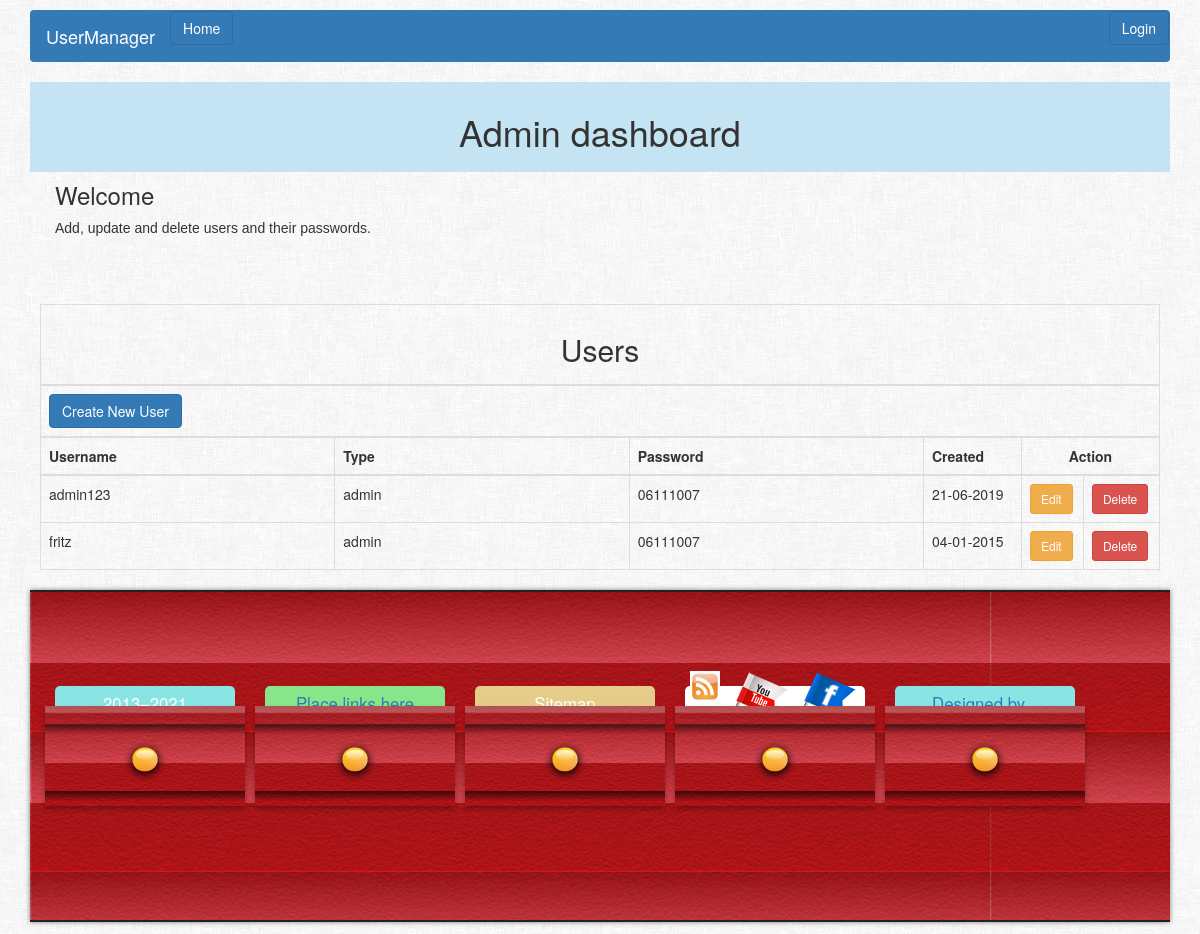
Before: /dashboard.php (signed in) with the older database file.
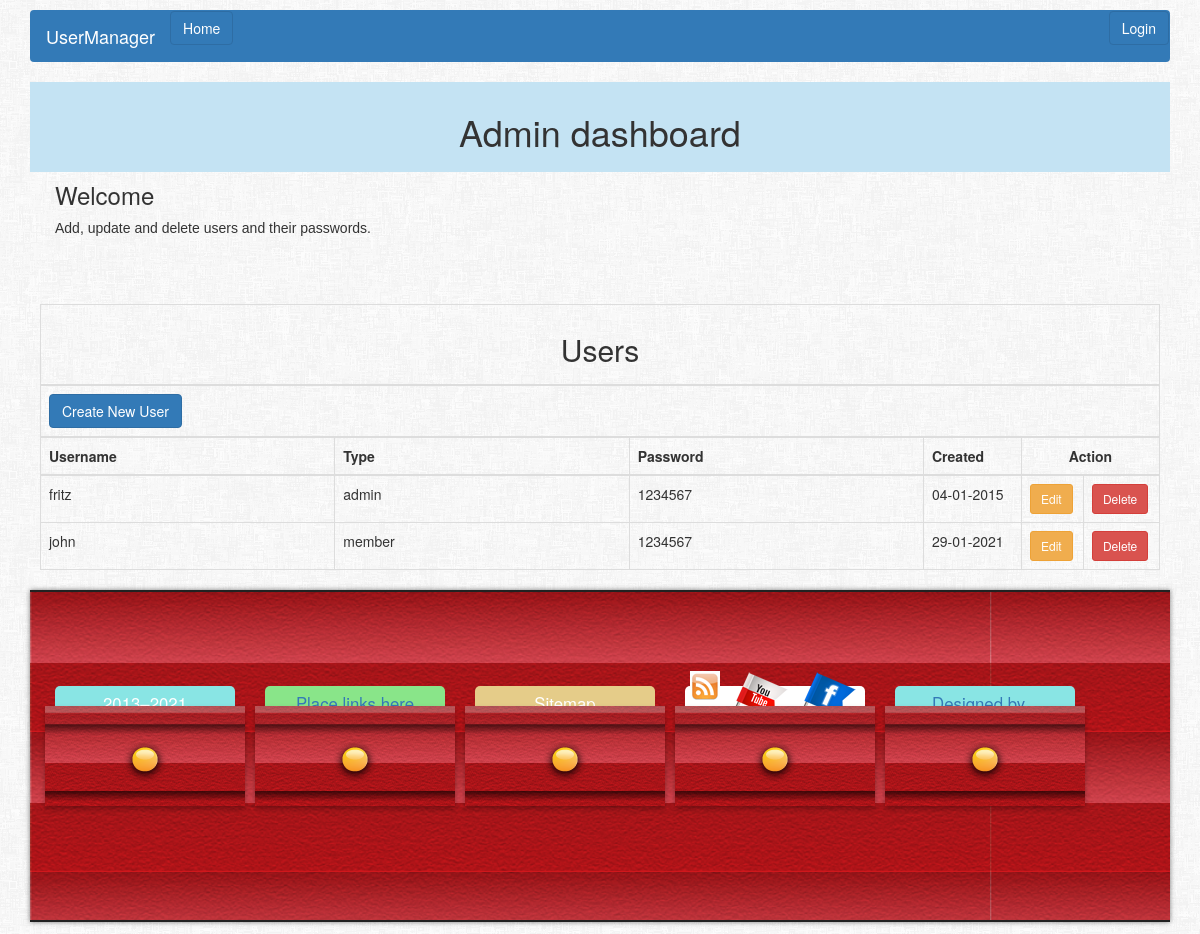
After: the same page with the newer database file.
### tables this page shows
CREATE TABLE `users` (
  `users_id` int(10) UNSIGNED NOT NULL,
  `users_type` enum('member','admin') NOT NULL,
  `users_username` varchar(15) NOT NULL,
  `users_pass` blob NOT NULL,
  `users_updated` timestamp NOT NULL DEFAULT CURRENT_TIMESTAMP ON UPDATE CURRENT_TIMESTAMP,
  `users_created` timestamp NOT NULL DEFAULT '0000-00-00 00:00:00'
);

### includes/DB_Adapter.php (called while the page is built, shortened)
<?php
require_once('settings.php');
 class DB_Adapter
 {
     protected $settings;
    public function __construct()
    {
        $classThatCalled = get_class($this);
        $settingsClass = new Settings();
        $this->settings = $settingsClass;
        $credentials = $this->settings->getSettings()['DBcredentials'];
    }
    protected function connect()
    {
        $credentials = $this->settings->getSettings()['DBcredentials'];
        $conn = new mysqli($credentials['host'], $credentials['username'], $credentials['pwd'], $credentials['db']);
        return $conn;
    }
     public function loadORM($model)
     {
         $table = $model->getTable();
         $db = $this->connect();
         $query = 'DESCRIBE '.strtolower($table);
         $result = $db->query($query);
         if ((isset($result->num_rows)) && ($result->num_rows > 0))
         {
             $results = array();
             while ($row = $result->fetch_assoc())
             {
                 $results[] = $row;
             }
             $columns = $results;
             if (is_array($columns)) {
                 foreach ($columns as $column) {
                     if (preg_match('/int/', $column['Type'])) {
                         $val = 'i';
                     }
                     if (preg_match('/varchar/', $column['Type'])) {
                         $val = 's';
                     }
                     if (preg_match('/timestamp/', $column['Type'])) {
                         $val = 's';
                     }
                     if (preg_match('/enum/', $column['Type'])) {
                         $val = 's';
                     }
                     if (preg_match('/blob/', $column['Type'])) {
                         $val = 's';
                     }
                 }
             }
         }
         else {
             if ((isset($result->affected_rows)) && ($result->affected_rows > 0)) {
                 return true;
             }
         }
         return false;
     }
     public function getTable()
     {
         return lcfirst(get_class($this));
     }
     public function query($query)
     {
         $db = $this->connect();
         $res = $db->query($query);
         if ((isset($res->num_rows)) && ($res->num_rows > 0))
         {
             $results = array();
             while ($row = $res->fetch_assoc())
             {
                 $results[] = $row;
             }
             return $results;
         }
         return false;
     }
  }

### includes/settings.php (called while the page is built)
<?php
	class settings
	{
		public function getSettings()
		{
			return [
				'DBcredentials' => [
					'username' => 'partyman',
					'pwd' => 'party123',
					'db' => 'user_manager',
					'host' => 'localhost',
					'connectionType' => 'mysqli',
					'key' => 'takeThisWith@PinchOfSalt'
				],
			];
		}
	}

### includes/Users.php (called while the page is built, shortened)
<?php
require_once('DB_Adapter.php');
require_once('settings.php');
    class Users extends DB_Adapter
    {
        public function __construct()
        {
            $columns = $this->loadORM($this);
        }
        public function getAllUsers()
        {
            $key = $this->settings->getSettings()['DBcredentials']['key'];
            $sql = "SELECT users_id, users_type, users_username, AES_DECRYPT(users_pass, '$key') AS pass, users_created FROM users";
            $users = $this->query($sql);
            if ($users)
            {
                return $users;
            }
        }
    }

### includes/DateConversion.php (called while the page is built, shortened)
<?php
class DateConversion {
	public static function YYYYMMDDtoDDMMYYYY($date) {
		return date('d-m-Y', strtotime(str_replace('/', '-', $date)));
	}
}

### dashboard.php (the view, shortened to what this page needs)
<?php
require_once('./includes/Users.php');
require_once('./includes/DateConversion.php');
$userClass = new Users();
$users = $userClass->getAllUsers();
$dateClass = new DateConversion();
?>
<!DOCTYPE HTML>
<html lang="en-gb">
<head>
	<link rel="stylesheet" href="css/style.css" type="text/css">
	<link href="css/bootstrap.min.css" rel="stylesheet" type="text/css">
</head>
<body>
<div id="mainwrapper" class="container">
	<section id="header">
		<?php include_once("includes/header.inc.php"); ?>
	</section>
	<div id="dataContent">
		<h1>Admin dashboard</h1>
		<div class="col-sm-12">
			<article class="account-content">
				<h3>Welcome <span><?= $_SESSION['username'] ?></span></h3>
				<p>Add, update and delete users and their passwords.</p>
				<div class="icon-nav row">
					<table class="table table-bordered table-responsive">
						<thead>
							<tr><td colspan="6" class="tableHead"><h2>Users</h2></td></tr>
							<tr><td colspan="6"><a href="/userManager/createUser.php" class="btn btn-primary btn-md">Create New User</a></td></tr>
							<tr>
								<th class="col-xs-3">Username</th>
								<th class="col-xs-3">Type</th>
								<th class="col-xs-3">Password</th>
								<th class="col-xs-1">Created</th>
								<th class="col-xs-1 tableHead" colspan="2">Action</th>
							</tr>
						</thead>
						<tbody>
						<?php if(!empty($users)) {
							foreach ($users as $user) { ?>
							<tr>
								<td><?=$user['users_username']?></td>
								<td><?=$user['users_type']?></td>
								<td><?=$user['pass']?></td>
								<td><?=$dateClass->YYYYMMDDtoDDMMYYYY($user['users_created'])?></td>
								<td><a href="/userManager/createUser.php?ed=1&uid=<?=$user['users_id']?>"><button  class="btn btn-warning btn-sm">Edit</button></a></td>
								<td><button <?=$user['users_id'] == $_SESSION['custo_id']? "disabled title='You ADMIN and cannot delete yourself from here'" : '' ?> onClick="return confirm('Are you sure you wish to delete this user? This action cannot be undone')" href="./includes/adminController.php?delu=<?=$user['users_id']?>" class="btn btn-danger btn-sm">Delete</button></td>
							</tr>
						<?php }
							} ?>
						</tbody>
					</table>
				</div>
			</article>
		</div>
	</div>
	<article id="footer">
		<?php include_once("includes/footer.inc.php"); ?>
	</article>
</div>
</body>
</html>

### includes/header.inc.php
<nav class="navbar navbar-expand-lg navbar-dark bg-primary">
    <a class="navbar-brand" href="index.php">UserManager</a>
    <a href="index.php" type="button" class="btn btn-primary">Home</a>
    <?php if (isset($_SESSION['authenticated'])) { ?>
        <a href="/userManager/dashboard.php" type="button" class="btn btn-primary pull-right">Dashboard</a>
        <a href="/userManager/includes/adminController.php?lg=x" type="button" class="btn btn-primary pull-right">Logout</a>
    <?php } else { ?>
        <a href="/userManager/login.php" type="button" class="btn btn-primary pull-right">Login</a>
    <?php } ?>
</nav>

### includes/footer.inc.php
<footer class="col-md-12">
	<div id="sectionContainer">
			<section class="col-md-12 col-md-6 col-md-2">
				<div class="contents"><?php  $startYear = 2013;
					$thisYear = date('Y');
					if ($startYear == $thisYear) {  echo $startYear;   } else {
					echo "{$startYear}&#8211;{$thisYear}"; } ?> </div>
				<div class="handle"></div>
			</section>
			<section class="col-md-12 col-md-6 col-md-2">
				<div class="contents meta">
						<li><a href="#">Place links here</a></li>
						<li><a href="#">like Contact Us</a></li>
						<li><a href="#">etc</a></li>
				</div>
				<div class="handle"></div>
			</section>
			<section class="col-md-12 col-md-6 col-md-2">
				<div class="contents legal">
						<li>Sitemap</li>
						<li>Terms &amp; Conditions</li>
						<li>Privacy Policy</li>
				</div>
				<div class="handle"></div>
			</section>
			<section class="col-md-12 col-md-6 col-md-2">
				<div class="contents social">
					<ul class="social">
						<li><a href="#"><img src='images/rss.gif' width="30" height="30" alt="RSS" /></a></li>
						<li><a href="#"><img src='images/youtube_icon.png' alt="Youtube" /></a></li>
						<li><a href="#"><img src='images/facebook_icon.png' alt="Facebook" /></a></li>
						<li><a href="#"><img src='images/twitter_icon.png' alt="twitter" /></a></li>
					</ul>
				</div>
				<div class="handle"></div>
			</section>
			<section class="col-md-12 col-md-6 col-md-2">
				<div class="contents credits">
					<a href="#">Designed by...</a>
					<p>Me</p>
				</div>
				<div class="handle"></div>
			</section>
	</div>
		</footer>

### css/style.css (style rules this page uses)
article, aside, audio, canvas, datalist, details, figcaption, figure, footer, mark, header, menu, nav, section, video { display: block; }
body { background: url("../images/pattern.png") repeat; font-family: Verdana, Geneva, sans-serif; font-size: 12px; padding: 10px; width: 100%; }
.navbar-brand { color: #fff; }
h1, h2 { text-align: center; font-weight: bolder; }
table { margin-top: 5%; }
.tableHead { text-align: center; }
h1, h2, h3, h4, p { font-family: Verdana, Geneva, sans-serif; }
#dataContent { padding: 10px; width: 100%; height: 100%; background: #c4e3f3; }
footer { display: block; position: relative; margin: 0 auto; margin-bottom: 2px; padding: 10% 10%; background: #9B3913 url("../images/footerbg.png") repeat top left; -moz-box-shadow: 0px 0px 5px rgba(0,0,0,0.5); -webkit-box-shadow: 0px 0px 5px rgba(0,0,0,0.5); box-shadow: 0px 0px 5px rgba(0,0,0,0.5); border-top: 2px solid #222; border-bottom: 2px solid #222; }
footer section { position: relative; width: 200px; float: left; margin-right: 25px; height: 100px; background: #050002; background: -moz-linear-gradient(top, #050002 0%, #a90329 50%); background: -webkit-gradient(linear, left top, left bottom, color-stop(0%,#050002), color-stop(50%,#a90329)); background: -webkit-linear-gradient(top, #050002 0%,#a90329 50%); background: -o-linear-gradient(top, #050002 0%,#a90329 50%); background: -ms-linear-gradient(top, #050002 0%,#a90329 50%); filter: progid:DXImageTransform.Microsoft.gradient( startColorstr='#050002', endColorstr='#a90329',GradientType=0 ); background: linear-gradient(top, #050002 0%,#a90329 50%); -moz-border-radius: 2px/20px; -webkit-border-radius: 2px/20px; border-radius: 5px/20px; -webkit-transition:all 0.5s; -moz-transition:all 0.5s; transition: all 0.5s; }
footer section .handle { position: absolute; top: 0; left: 0; width: 200px; height: 100px; background: #9B3913 url("../images/drawerbg.png") no-repeat center center; -moz-box-shadow: 0px 3px 5px rgba(0,0,0,0.3); -webkit-box-shadow: 0px 3px 5px rgba(0,0,0,0.3); box-shadow: 0px 3px 5px rgba(0,0,0,0.3); -webkit-transition:all 0.5s; -moz-transition:all 0.5s; transition: all 0.5s; }
footer section .contents { position: absolute; top: 0; left: 5px; background: #89e5e4; color: #FFF; padding: 5px; -moz-border-radius:5px; -webkit-border-radius:5px; border-radius: 5px; width: 180px; height: 80px; margin: 5px; font-size: 1.2em; text-align: center; -webkit-transition:all 0.5s; -moz-transition:all 0.5s; transition: all 0.5s; margin-top: -20px; }
footer section li { list-style: none; }
footer section .meta { background: #89e589; margin-top: -20px; }
footer section .legal { background: #e5cc89; margin-top: -20px; }
footer section .social { background: #fff; margin-top: -20px; }
ul.social { margin: 0; padding: 0; }
ul.social li { margin: 0; padding: 0; list-style: none; float: left; margin-right: 4px; }

Changed rows visible on the page:
removed users: users_username "admin123", users_type "admin", pass "06111007", users_created "21-06-2019"
changed users "fritz": pass "06111007" → "1234567"
added users: users_username "john", users_type "member", pass "1234567", users_created "29-01-2021"
